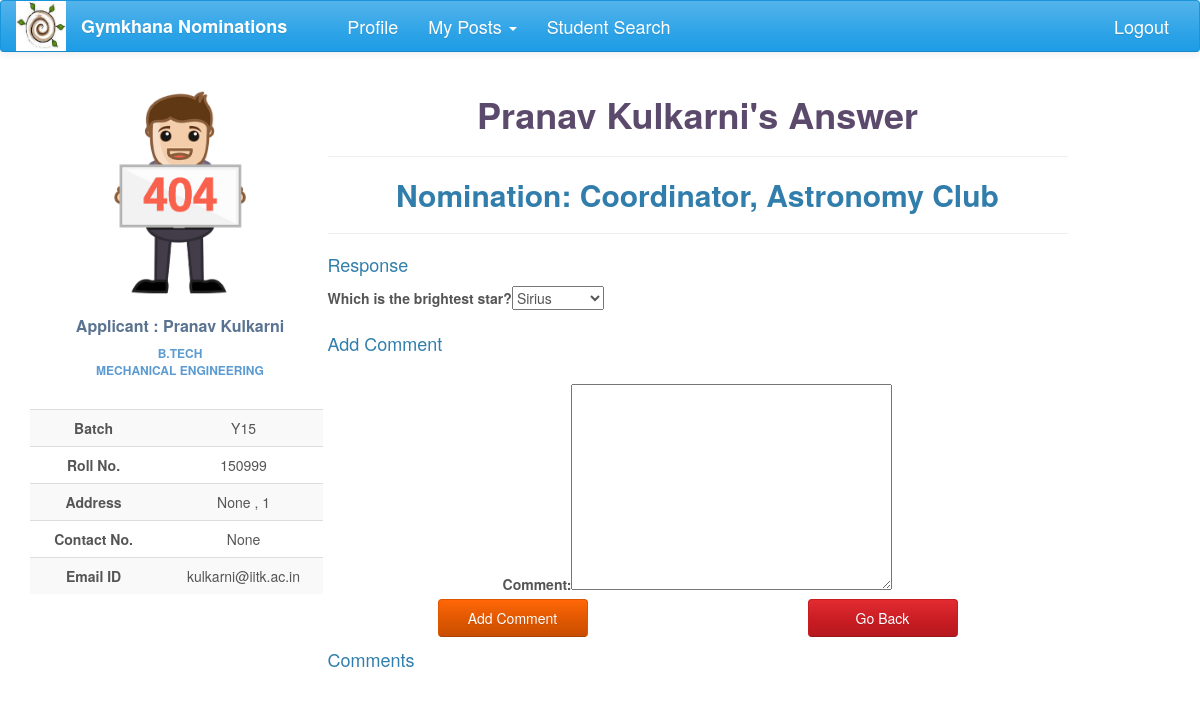
Page /nominations/answers/68/ (signed in) on the earlier database version.
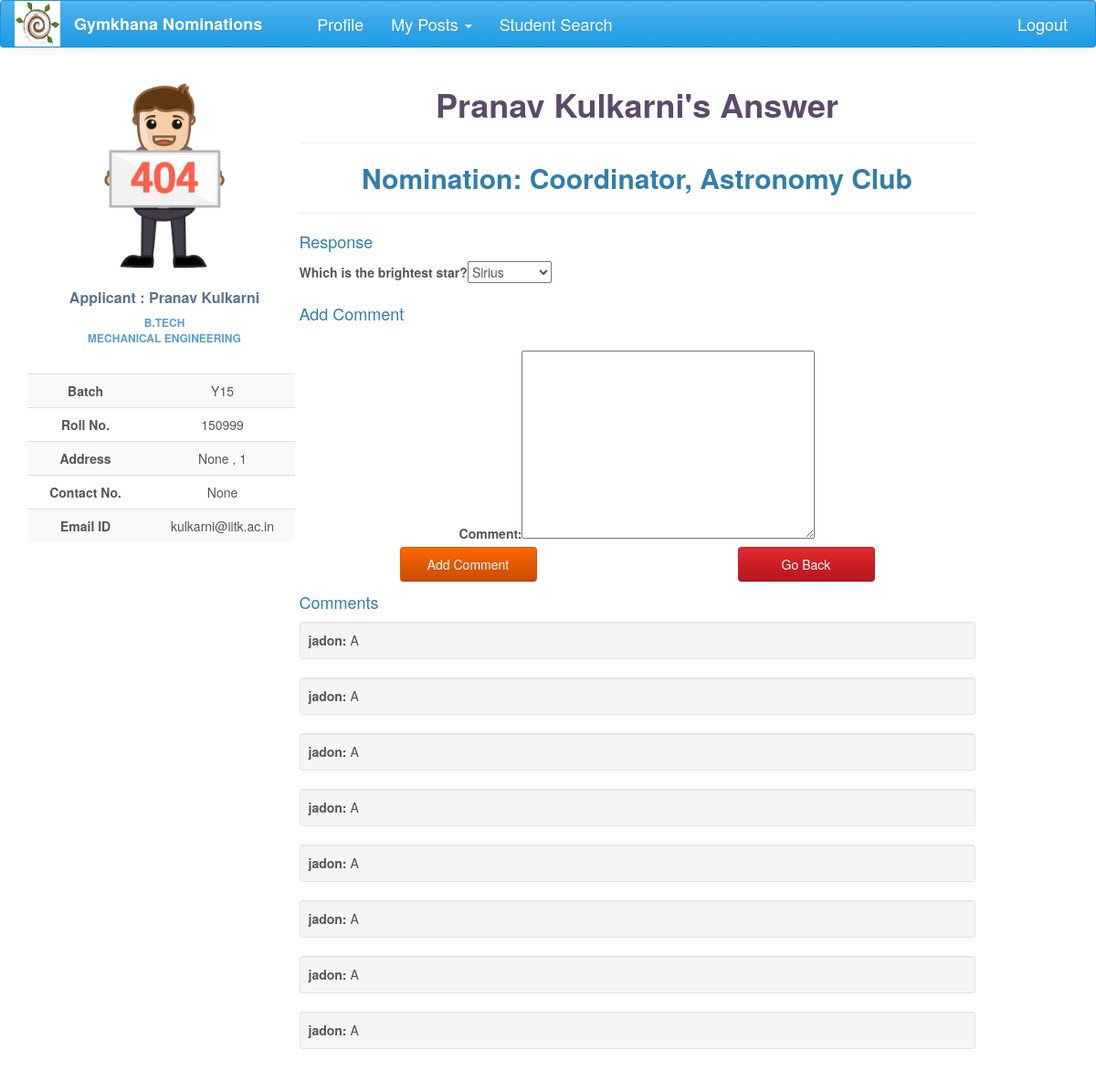
Same page on the later database version.
### nomi/models.py (models this page shows, shortened)
class UserProfile(models.Model):
    user = models.OneToOneField(User, on_delete=models.CASCADE)
    user_img = models.ImageField(upload_to=user_directory_path, null=True, blank=True)
    name = models.CharField(max_length=40, blank=True)
    roll_no = models.IntegerField(null=True)
    year = models.CharField(max_length=4, choices=YEAR, default='Y16')
    programme = models.CharField(max_length=7, choices=PROGRAMME, default='B.Tech')
    department = models.CharField(max_length=200, choices=DEPT, default='AE')
    hall = models.CharField(max_length=10, choices=HALL, default=1)
    room_no = models.CharField(max_length=10, null=True, blank=True)
    contact = models.CharField(max_length=10, null=True, blank=True)
    def image_url(self):
        if self.user_img and hasattr(self.user_img, 'url'):
            return self.user_img.url
        else:
            return '/static/nomi/img/banner.png'

class NominationInstance(models.Model):
    nomination = models.ForeignKey('Nomination', on_delete=models.CASCADE, null=True)
    user = models.ForeignKey(User, on_delete=models.SET_NULL, null=True, blank=True)
    status = models.CharField(max_length=20, choices=NOMI_STATUS,  null=True, blank=True, default=None)
    interview_status = models.CharField(max_length=20, choices=INTERVIEW_STATUS,  null=True, blank=True,
                                        default='Interview Not Done')
    filled_form = models.OneToOneField('forms.FilledForm', null=True, blank=True)

class Nomination(models.Model):
    name = models.CharField(max_length=200)
    description = models.TextField(max_length=20000, null=True, blank=True)
    brief_desc = models.TextField(max_length=300, null=True, blank=True)
    nomi_post = models.ForeignKey(Post, null=True)
    nomi_form = models.OneToOneField('forms.Questionnaire', null=True, blank=True)
    status = models.CharField(max_length=50, choices=STATUS, default='Nomination created')
    result_approvals = models.ManyToManyField(Post, related_name='result_approvals', symmetrical=False, blank=True)
    nomi_approvals = models.ManyToManyField(Post, related_name='nomi_approvals', symmetrical=False, blank=True)
    group_status = models.CharField(max_length=50, choices= GROUP_STATUS, default='normal')
    tags = models.ManyToManyField(Club, related_name='club_nomi', symmetrical=False, blank=True)
    opening_date = models.DateField(null=True, blank=True)
    closing_date = models.DateField(null=True, blank=True, editable=True)
    year_choice = models.CharField(max_length=100, choices=YEAR_1, null=True)
    hall_choice = models.CharField(max_length=100, choices=HALL_1, null=True)
    dept_choice = models.CharField(max_length=100, choices=DEPT_1, null=True)

class Commment(models.Model):
    comments = models.TextField(max_length=1000, null=True, blank=True)
    nomi_instance = models.ForeignKey(NominationInstance, on_delete=models.CASCADE, null=True)
    user = models.ForeignKey(User, on_delete=models.SET_NULL, null=True)

### nomi/views.py (the view, shortened to what this page needs)
# urls.py: url(r'^answers/(?P<pk>\d+)/$', views.nomination_answer, name='nomi_answer'),
@login_required
def nomination_answer(request, pk):
    application = NominationInstance.objects.get(pk=pk)
    ans_form = application.filled_form
    data = json.loads(ans_form.data)
    applicant = application.user.userprofile
    questionnaire = application.nomination.nomi_form
    form = questionnaire.get_form(data)
    comments = Commment.objects.filter(nomi_instance=application)
    comments_reverse = comments[::-1]
    comment_form = CommentForm(request.POST or None)
    all_posts = Post.objects.filter(post_holders=request.user)
    nomination_id = application.nomination.pk
    senate_perm = False
    for post in all_posts:
        if post.perms == 'can ratify the post':
            senate_perm = True
            break
    inst_user = False
    if application.user == request.user:
        inst_user = True
    return render(request, 'nomi_answer.html', context={'form': form, 'nomi': application, 'nomi_user': applicant,
                                                        'comment_form': comment_form, 'inst_user': inst_user,
                                                        'comments': comments_reverse, 'senate_perm': senate_perm,
                                                        'nomi_pk': nomination_id})

### forms/form_dynamic.py
class NominationForm(forms.Form):
    def __init__(self, *args, **kwargs):
        extra = kwargs.pop('extra')
        super(NominationForm, self).__init__(*args, **kwargs)
        for i, values in enumerate(extra):
            label, klass, field_args,ques_id = values
            self.fields['%s' % ques_id] = klass(label=label, **field_args)

### nomi/forms.py
class CommentForm(forms.Form):
    comment = forms.CharField(widget=forms.Textarea)

### forms/models.py (called while the page is built)
    def get_form(self, *args, **kwargs):
        fields = []
        for question in self.question_set.all():
            field = question._get_formfield_class()
            label = question.question
            field_args = question._get_field_args()
            ques_id = question.id
            fields.append((label, field, field_args, ques_id))
        return NominationForm(*args, extra=fields, **kwargs)

    def _get_formfield_class(self):
        for index, field_class in FIELD_TYPES:
            if self.question_type == index:
                return field_class

    def _get_field_args(self):
        args = {}
        if self.question_type == 'ChoiceField' or self.question_type == 'MultipleChoiceField':
            args['choices'] = enumerate(self.question_choices.split('\n'))
        if self.question_type == 'MultipleChoiceField':
            args['widget']=forms.CheckboxSelectMultiple
        if self.question_type == 'Paragraph':
            args['widget'] =forms.Textarea
        args.update({'required': True})
        return args

### nomi/global_contexts.py (called while the page is built)
def context(request):
    if request.user.is_authenticated:
        try:
            my_profile = UserProfile.objects.get(user=request.user)
            my_posts = Post.objects.filter(post_holders=request.user)
            length = len(my_posts)
            senate = False
            for post in my_posts:
                if post.perms == 'can ratify the post':
                    senate = True
            return {'my_posts': my_posts, 'my_profile': my_profile, 'senate': senate, 'length': length}
        except ObjectDoesNotExist:
            return {'my_posts': 0, 'my_profile': 0}
    else:
        return {'my_posts': 0, 'my_profile': 0}

### nomi/templates/nomi_answer.html (shortened to what this page needs)
{% extends "base2.html" %}
{% load bootstrap %}
{% load staticfiles %}
{% block profile %}
            <div class="profile-sidebar">
                <div class="profile-userpic">
                    <img src="{{ nomi_user.image_url }}" class="img-responsive" alt="">
                </div>
                <div class="profile-usertitle">
                    <div class="profile-usertitle-name">
                        Applicant : {{nomi_user.name}}
                    </div>
                    <div class="profile-usertitle-job">
                        {{nomi_user.programme}} <br> {{nomi_user.department}}
                    </div>
                </div>
                <div class="profile-usermenu">
                    <table class="table table-striped table-hover ">
                        <tbody>
                        <tr>
                            <td id="topic">Batch</td>
                            <td>{{nomi_user.year}} </td>
                        </tr>
                        <tr>
                            <td id="topic">Roll No.</td>
                            <td>{{nomi_user.roll_no}} </td>
                        </tr>
                        <tr>
                            <td id="topic">Address</td>
                            <td>{{nomi_user.room_no}} , {{nomi_user.hall}}</td>
                        </tr>
                        <tr>
                            <td id="topic">Contact No.</td>
                            <td>{{nomi_user.contact}}</td>
                        </tr>
                        <tr>
                            <td id="topic">Email ID</td>
                            <td>{{nomi_user.user}}@iitk.ac.in</td>
                        </tr>
                        </tbody>
                    </table>
                </div>
            </div>
            {% endblock %}
{% block content %}
<div class="profile-content">
    <div class="row">
            <h1 style="color: #5c4a6c;" class="intro-text text-center">
                <strong>{{ nomi_user.name }}'s Answer</strong>
            </h1>
            <hr>
             <h2 class="intro-text text-center">
                <strong>{{nomi.nomination.name}}</strong>
            </h2>
            <hr>
            <div>
               <h4>Response</h4>
            </div>
            <div>
                <form  action="" method="post">
                        <p>
                            {{form|bootstrap}}
                        </p>
                    </form>
            </div>
    </div>
    {% if not inst_user %}
        <div class="row">
            <div>
               <h4>Add Comment</h4>
            </div>
            {% if not nomi.nomination.status == 'Sent for ratification' %}
                <br>
                <div>
                    <form  action="" method="post" class="text-center">
                        {{comment_form|bootstrap}}
                            <div class="col-lg-6 text-center">
                                <input type="submit" class="btn btn-warning" value="Add Comment"/>
                            </div>
                            <div class="col-lg-6 text-center">
                                <a href="{% url 'applicants' nomi_pk %}"><div class="btn btn-danger">Go Back</div></a>
                            </div>
                    </form>
                </div>
            {% endif %}
                <br>
                <br>
                <div>
                    <h4>Comments</h4>
                </div>
                {% for comment in comments %}
                <div class="well well-sm" style="padding-bottom: 0">
                    <div>
                        <p><span style="font-weight: bold">{{comment.user.userprofile.name}}: </span> {{comment.comments}}</p>
                    </div>
                </div>
                {% endfor %}
            </div>
    {% endif %}
</div>
{% endblock content %}

### nomi/templates/base2.html (shortened to what this page needs)
<!DOCTYPE html>
<html lang="en">
{% load staticfiles %}
{% load bootstrap %}
<head>
    <link href="https://maxcdn.bootstrapcdn.com/bootswatch/3.3.7/cerulean/bootstrap.min.css" rel="stylesheet"
>
    <link href="https://maxcdn.bootstrapcdn.com/font-awesome/4.7.0/css/font-awesome.min.css" rel="stylesheet"
>
    <link rel="stylesheet" href="{% static 'nomi/css/main.css' %}" type="text/css">
</head>
<body>
{% block navigation %}
<nav class="navbar navbar-default" id="navbar">
    <div class="container-fluid">
        <div class="navbar-header">
            <a href="#">
                <div>
                    <img src="{% static 'nomi/img/gym.jpg' %}" width="50" height="50">
                </div>
            </a>
        </div>
        <div class="collapse navbar-collapse" id="bs-example-navbar-collapse-1">
            <ul class="nav navbar-nav">
                <li><a href="{% url 'index' %}" id="brand">Gymkhana Nominations</a></li>
                <li><a href="{% url 'profile' %}" id="navbar-links">Profile</a></li>
                {% block posts%}
                    {% if my_posts %}
                        {% if senate and length == 1 %}
                        {% else %}
                        <li class="dropdown">
                            <a href="#" class="dropdown-toggle" id="navbar-links" data-toggle="dropdown" role="button"
                               aria-expanded="false">My Posts <span class="caret"></span></a>
                        </li>
                        {% endif %}
                    {% endif %}
                {% endblock %}
                <li><a href="{% url 'info:info' %}" id="navbar-links">Student Search</a></li>
            </ul>
            <ul class="nav navbar-nav navbar-right">
                <li id="navbar-links"><a href="{% url 'logout' %}?next={% url 'login' %}">Logout</a></li>
            </ul>
        </div>
    </div>
</nav>
{% endblock %}
<div class="container-fluid">
    <div  class="row profile">
        <div class="col-lg-3 col-md-3">
            {% block profile %}{% endblock %}
        </div>
        <div class="col-lg-8 col-md-8">
            {% block content %}{% endblock %}
        </div>
    </div>
</div>
</body>
</html>

### nomi/static/nomi/css/main.css (style rules this page uses)
#brand { text-decoration: none; font-size: large; font-weight: bold; margin-right: 30px; }
#navbar-links { font-size: large; }
#navbar { position: fixed; width: 100%; z-index: 100; }
body { background: #ffffff; }
.profile { margin: 20px 0; }
.profile-sidebar { padding: 20px 0 10px 0; width: 300px; margin-top: 50px; }
.profile-userpic img { float: none; margin: 0 auto; width: 50%; height: 50%; }
.profile-usertitle { text-align: center; margin-top: 20px; }
.profile-usertitle-name { color: #5a7391; font-size: 16px; font-weight: 600; margin-bottom: 7px; }
.profile-usertitle-job { text-transform: uppercase; color: #5b9bd1; font-size: 12px; font-weight: 600; margin-bottom: 15px; }
.profile-usermenu { margin-top: 30px; }
.profile-usermenu table tbody tr td { text-align: center; }
#topic { font-weight: bolder; }
.profile-content { z-index: 0; margin-top: 32px; padding: 20px; background: #ffffff; min-height: 460px; }
.btn { width: 150px; }

Differences in the rows shown:
added Commment: user.userprofile.name "jadon", comments "A"
added Commment: user.userprofile.name "jadon", comments "A"
added Commment: user.userprofile.name "jadon", comments "A"
added Commment: user.userprofile.name "jadon", comments "A"
added Commment: user.userprofile.name "jadon", comments "A"
added Commment: user.userprofile.name "jadon", comments "A"
added Commment: user.userprofile.name "jadon", comments "A"
added Commment: user.userprofile.name "jadon", comments "A"
